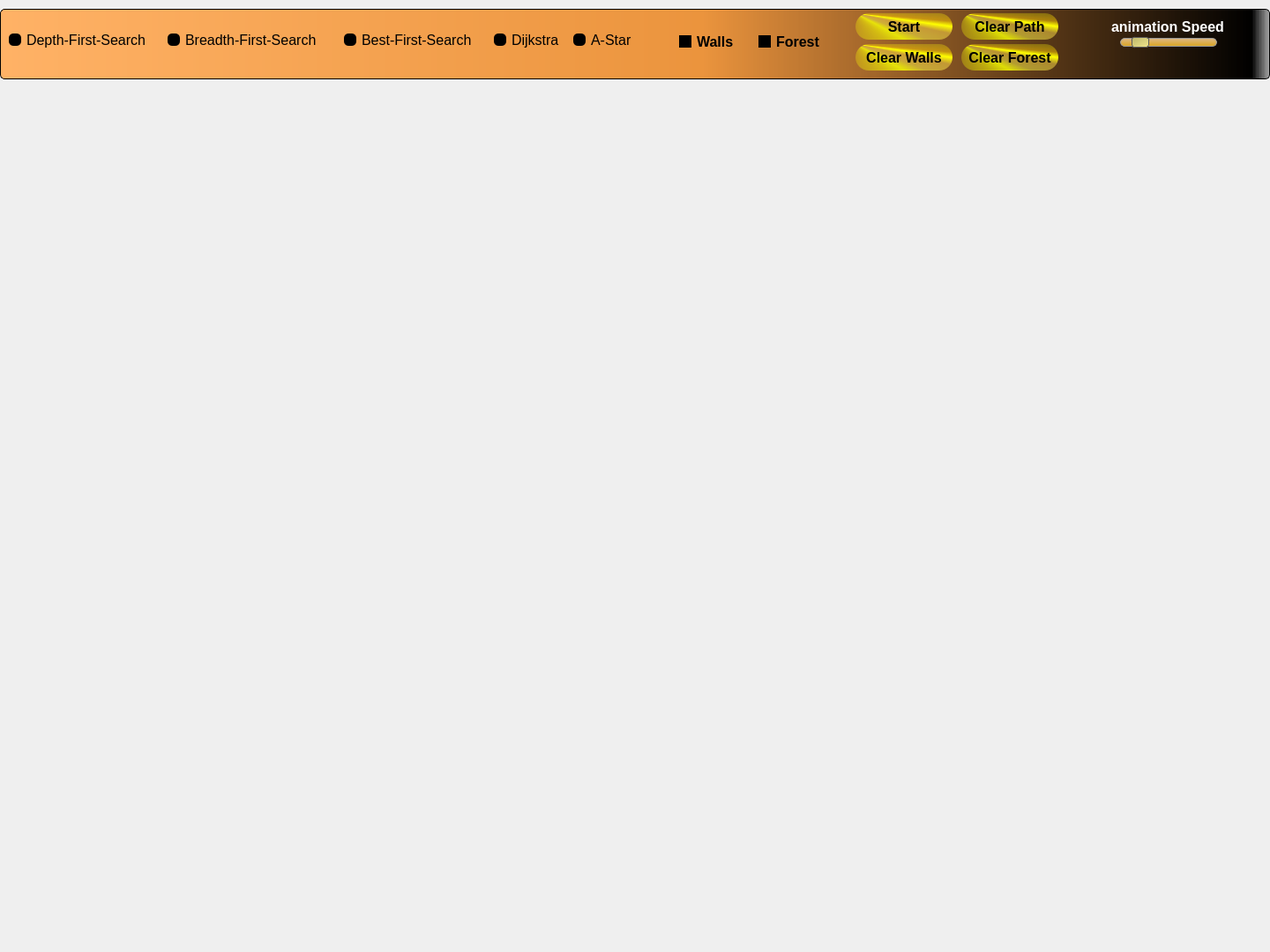
<?xml version="1.0" encoding="UTF-8"?>
<ui version="4.0">
 <class>Menu</class>
 <widget class="QWidget" name="Menu">
  <property name="geometry">
   <rect>
    <x>0</x>
    <y>0</y>
    <width>1440</width>
    <height>1080</height>
   </rect>
  </property>
  <property name="windowTitle">
   <string>Form</string>
  </property>
  <property name="styleSheet">
   <string notr="true"/>
  </property>
  <widget class="QLabel" name="selectionLabel">
   <property name="geometry">
    <rect>
     <x>0</x>
     <y>10</y>
     <width>1440</width>
     <height>80</height>
    </rect>
   </property>
   <property name="font">
    <font>
     <family>Arial</family>
     <pointsize>12</pointsize>
    </font>
   </property>
   <property name="styleSheet">
    <string notr="true">border:1px solid black; border-radius:5%;background-color:qlineargradient(spread:pad, x1:0, y1:0, x2:1, y2:0, stop:0 rgba(255, 178, 102, 255), stop:0.55 rgba(235, 148, 61, 255), stop:0.98 rgba(0, 0, 0, 255), stop:1 rgba(0, 0, 0, 0)); color:white;</string>
   </property>
   <property name="text">
    <string/>
   </property>
  </widget>
  <widget class="QRadioButton" name="dfsButton">
   <property name="geometry">
    <rect>
     <x>10</x>
     <y>30</y>
     <width>171</width>
     <height>30</height>
    </rect>
   </property>
   <property name="font">
    <font>
     <family>Arial</family>
     <pointsize>12</pointsize>
    </font>
   </property>
   <property name="styleSheet">
    <string notr="true">QRadioButton{color:black;} QRadioButton::indicator{background-color:white; border-radius:5;;} QRadioButton::indicator::checked{ background-color:lime;} QRadioButton::indicator::unchecked{background-color:black;}</string>
   </property>
   <property name="text">
    <string>Depth-First-Search</string>
   </property>
  </widget>
  <widget class="QRadioButton" name="bfsButton">
   <property name="geometry">
    <rect>
     <x>190</x>
     <y>30</y>
     <width>191</width>
     <height>30</height>
    </rect>
   </property>
   <property name="font">
    <font>
     <family>Arial</family>
     <pointsize>12</pointsize>
    </font>
   </property>
   <property name="styleSheet">
    <string notr="true">QRadioButton{color:black;} QRadioButton::indicator{background-color:white; border-radius:5;;} QRadioButton::indicator::checked{ background-color:lime;} QRadioButton::indicator::unchecked{background-color:black;}</string>
   </property>
   <property name="text">
    <string>Breadth-First-Search</string>
   </property>
  </widget>
  <widget class="QRadioButton" name="astarButton">
   <property name="geometry">
    <rect>
     <x>650</x>
     <y>30</y>
     <width>71</width>
     <height>30</height>
    </rect>
   </property>
   <property name="font">
    <font>
     <family>Arial</family>
     <pointsize>12</pointsize>
    </font>
   </property>
   <property name="styleSheet">
    <string notr="true">QRadioButton{color:black;} QRadioButton::indicator{background-color:white; border-radius:5;;} QRadioButton::indicator::checked{ background-color:lime;} QRadioButton::indicator::unchecked{background-color:black;}</string>
   </property>
   <property name="text">
    <string>A-Star</string>
   </property>
  </widget>
  <widget class="QRadioButton" name="dijkstraButton">
   <property name="geometry">
    <rect>
     <x>560</x>
     <y>30</y>
     <width>81</width>
     <height>30</height>
    </rect>
   </property>
   <property name="font">
    <font>
     <family>Arial</family>
     <pointsize>12</pointsize>
    </font>
   </property>
   <property name="styleSheet">
    <string notr="true">QRadioButton{color:black;} QRadioButton::indicator{background-color:white; border-radius:5;;} QRadioButton::indicator::checked{ background-color:lime;} QRadioButton::indicator::unchecked{background-color:black;}</string>
   </property>
   <property name="text">
    <string>Dijkstra</string>
   </property>
   <property name="iconSize">
    <size>
     <width>24</width>
     <height>24</height>
    </size>
   </property>
  </widget>
  <widget class="QPushButton" name="startButton">
   <property name="geometry">
    <rect>
     <x>970</x>
     <y>15</y>
     <width>110</width>
     <height>30</height>
    </rect>
   </property>
   <property name="font">
    <font>
     <family>Arial</family>
     <pointsize>12</pointsize>
     <weight>75</weight>
     <bold>true</bold>
    </font>
   </property>
   <property name="styleSheet">
    <string notr="true">background-color:qconicalgradient(cx:0, cy:0, angle:135, stop:0 rgba(255, 255, 0, 69), stop:0.375 rgba(255, 255, 0, 69), stop:0.423533 rgba(251, 255, 0, 145), stop:0.45 rgba(247, 255, 0, 208), stop:0.477581 rgba(255, 244, 71, 130), stop:0.518717 rgba(255, 218, 71, 130), stop:0.55 rgba(255, 255, 0, 255), stop:0.57754 rgba(255, 203, 0, 130), stop:0.625 rgba(255, 255, 0, 69), stop:1 rgba(255, 255, 0, 69)); color:black; border-radius:15%;</string>
   </property>
   <property name="text">
    <string>Start</string>
   </property>
  </widget>
  <widget class="QPushButton" name="wallsButton">
   <property name="geometry">
    <rect>
     <x>970</x>
     <y>50</y>
     <width>110</width>
     <height>30</height>
    </rect>
   </property>
   <property name="font">
    <font>
     <family>Arial</family>
     <pointsize>12</pointsize>
     <weight>75</weight>
     <bold>true</bold>
    </font>
   </property>
   <property name="styleSheet">
    <string notr="true">background-color:qconicalgradient(cx:0, cy:0, angle:135, stop:0 rgba(255, 255, 0, 69), stop:0.375 rgba(255, 255, 0, 69), stop:0.423533 rgba(251, 255, 0, 145), stop:0.45 rgba(247, 255, 0, 208), stop:0.477581 rgba(255, 244, 71, 130), stop:0.518717 rgba(255, 218, 71, 130), stop:0.55 rgba(255, 255, 0, 255), stop:0.57754 rgba(255, 203, 0, 130), stop:0.625 rgba(255, 255, 0, 69), stop:1 rgba(255, 255, 0, 69)); color:black; border-radius:15%;</string>
   </property>
   <property name="text">
    <string>Clear Walls</string>
   </property>
  </widget>
  <widget class="QPushButton" name="pathButton">
   <property name="geometry">
    <rect>
     <x>1090</x>
     <y>15</y>
     <width>110</width>
     <height>30</height>
    </rect>
   </property>
   <property name="font">
    <font>
     <family>Arial</family>
     <pointsize>12</pointsize>
     <weight>75</weight>
     <bold>true</bold>
    </font>
   </property>
   <property name="styleSheet">
    <string notr="true">background-color:qconicalgradient(cx:0, cy:0, angle:135, stop:0 rgba(255, 255, 0, 69), stop:0.375 rgba(255, 255, 0, 69), stop:0.423533 rgba(251, 255, 0, 145), stop:0.45 rgba(247, 255, 0, 208), stop:0.477581 rgba(255, 244, 71, 130), stop:0.518717 rgba(255, 218, 71, 130), stop:0.55 rgba(255, 255, 0, 255), stop:0.57754 rgba(255, 203, 0, 130), stop:0.625 rgba(255, 255, 0, 69), stop:1 rgba(255, 255, 0, 69)); color:black; border-radius:15%;</string>
   </property>
   <property name="text">
    <string>Clear Path</string>
   </property>
  </widget>
  <widget class="QSlider" name="animationSpeedSlider">
   <property name="geometry">
    <rect>
     <x>1270</x>
     <y>40</y>
     <width>110</width>
     <height>16</height>
    </rect>
   </property>
   <property name="font">
    <font>
     <family>Arial</family>
     <pointsize>12</pointsize>
    </font>
   </property>
   <property name="styleSheet">
    <string notr="true">QSlider::groove:horizontal {
    border: 1px solid #999999;
    height: 8px; /* the groove expands to the size of the slider by default. by giving it a height, it has a fixed size */
    background: qlineargradient(x1:0, y1:0, x2:0, y2:1, stop:0 #deb887, stop:1 #daa520);
    margin: 2px 0;
    border-radius:5%;
}

QSlider::handle:horizontal {
    background: qlineargradient(x1:0, y1:0, x2:1, y2:1, stop:0 #bdb76b, stop:1 #f0e68c);
    border: 1px solid #5c5c5c;
    width: 18px;
    margin: -2px 0; /* handle is placed by default on the contents rect of the groove. Expand outside the groove */
    border-radius: 3px;
}</string>
   </property>
   <property name="minimum">
    <number>1</number>
   </property>
   <property name="maximum">
    <number>100</number>
   </property>
   <property name="value">
    <number>15</number>
   </property>
   <property name="sliderPosition">
    <number>15</number>
   </property>
   <property name="orientation">
    <enum>Qt::Horizontal</enum>
   </property>
   <property name="invertedControls">
    <bool>false</bool>
   </property>
  </widget>
  <widget class="QLabel" name="label">
   <property name="geometry">
    <rect>
     <x>1260</x>
     <y>20</y>
     <width>141</width>
     <height>21</height>
    </rect>
   </property>
   <property name="font">
    <font>
     <family>Arial</family>
     <pointsize>12</pointsize>
     <weight>75</weight>
     <bold>true</bold>
    </font>
   </property>
   <property name="styleSheet">
    <string notr="true">color:white</string>
   </property>
   <property name="text">
    <string>animation Speed</string>
   </property>
  </widget>
  <widget class="QRadioButton" name="bestfsButton">
   <property name="geometry">
    <rect>
     <x>390</x>
     <y>30</y>
     <width>161</width>
     <height>30</height>
    </rect>
   </property>
   <property name="font">
    <font>
     <family>Arial</family>
     <pointsize>12</pointsize>
    </font>
   </property>
   <property name="styleSheet">
    <string notr="true">QRadioButton{color:black;} QRadioButton::indicator{background-color:white; border-radius:5;;} QRadioButton::indicator::checked{ background-color:lime;} QRadioButton::indicator::unchecked{background-color:black;}</string>
   </property>
   <property name="text">
    <string>Best-First-Search</string>
   </property>
  </widget>
  <widget class="QPushButton" name="forestButton">
   <property name="geometry">
    <rect>
     <x>1090</x>
     <y>50</y>
     <width>110</width>
     <height>30</height>
    </rect>
   </property>
   <property name="font">
    <font>
     <family>Arial</family>
     <pointsize>12</pointsize>
     <weight>75</weight>
     <bold>true</bold>
    </font>
   </property>
   <property name="styleSheet">
    <string notr="true">background-color:qconicalgradient(cx:0, cy:0, angle:135, stop:0 rgba(255, 255, 0, 69), stop:0.375 rgba(255, 255, 0, 69), stop:0.423533 rgba(251, 255, 0, 145), stop:0.45 rgba(247, 255, 0, 208), stop:0.477581 rgba(255, 244, 71, 130), stop:0.518717 rgba(255, 218, 71, 130), stop:0.55 rgba(255, 255, 0, 255), stop:0.57754 rgba(255, 203, 0, 130), stop:0.625 rgba(255, 255, 0, 69), stop:1 rgba(255, 255, 0, 69)); color:black; border-radius:15%;</string>
   </property>
   <property name="text">
    <string>Clear Forest</string>
   </property>
  </widget>
  <widget class="QCheckBox" name="wallsCheckbox">
   <property name="geometry">
    <rect>
     <x>770</x>
     <y>35</y>
     <width>71</width>
     <height>25</height>
    </rect>
   </property>
   <property name="font">
    <font>
     <family>Arial</family>
     <pointsize>12</pointsize>
     <weight>75</weight>
     <bold>true</bold>
    </font>
   </property>
   <property name="styleSheet">
    <string notr="true">QCheckBox{ color:black; }QCheckBox::indicator:unchecked {background-color:black;}  QCheckBox::indicator:checked { background-color:lime;}</string>
   </property>
   <property name="text">
    <string>Walls</string>
   </property>
   <property name="checked">
    <bool>false</bool>
   </property>
  </widget>
  <widget class="QCheckBox" name="forestCheckbox">
   <property name="geometry">
    <rect>
     <x>860</x>
     <y>35</y>
     <width>71</width>
     <height>25</height>
    </rect>
   </property>
   <property name="font">
    <font>
     <family>Arial</family>
     <pointsize>12</pointsize>
     <weight>75</weight>
     <bold>true</bold>
    </font>
   </property>
   <property name="styleSheet">
    <string notr="true">QCheckBox{ color:black; }QCheckBox::indicator:unchecked {background-color:black;}  QCheckBox::indicator:checked { background-color:lime;}</string>
   </property>
   <property name="text">
    <string>Forest</string>
   </property>
  </widget>
 </widget>
 <resources/>
 <connections/>
</ui>
